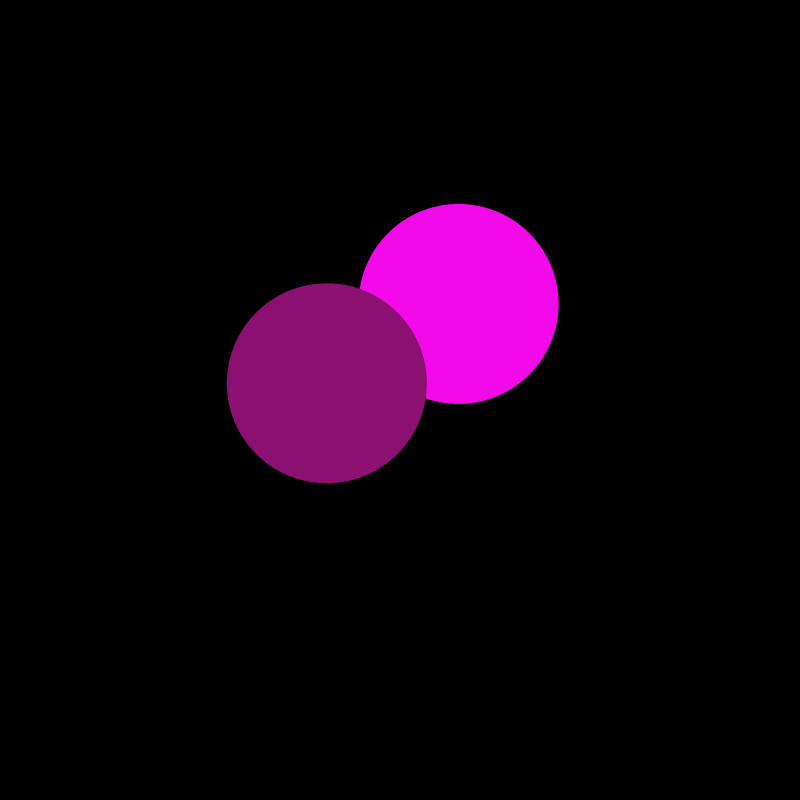
Frame 1 (no input)
Frame 60 (the mouse pressed at the canvas centre just before this capture): identical to frame 1, image omitted
Frame 120 (the mouse held since frame 60 and released just before this capture): identical to frame 1, image omitted

The Processing sketch that drew this single still picture (run headless with seeded random() and noise(); from frame 60 on, the mouse is pressed at the canvas centre):

// Processing sketch: BouncyBallOOP
// ── BouncyBallOOP.pde
Ball b;                //declare a new Ball called b
Ball b2;  

void setup() {
  size(800, 800);
  b = new Ball();      //initialize b as a new object of the Ball class
  b2 = new Ball();
}

void draw() {
  background(0);
  b.display();         //call b's display() method
  b2.display();
}
// ── Ball.pde
class Ball {
 //declaring all information (fields) contained within the Ball class
  PVector loc, vel;
  int diam;
  color c;

//this is a constructor. you can have more than one constructor for a given class
  Ball() {
    diam = 200;
    loc = new PVector(random(diam, width-diam), random(diam, height-diam));
    c = color(random(255), random(50), random(100, 255));
  }


//after declaring fields and setting up constructors, you can define your methods
  void display() {
    fill(c);
    noStroke();
    ellipse(loc.x, loc.y, diam, diam);
  }
}
